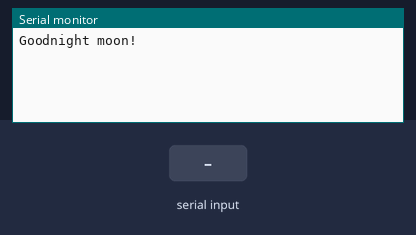
Simulated run of this sketch. Board: Arduino Uno, built with avr-gcc and run on an emulated ATmega328P. Parts: the last lines printed to the serial monitor. The inputs (shaded band) are chosen by the test bench.

Above: at 1.2 s.
1.3 s: "1" received over the second serial link
At 2.0 s:
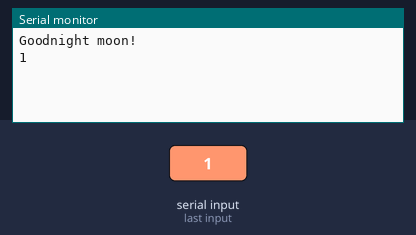
2.8 s: "0" received over the second serial link
At 3.1 s:
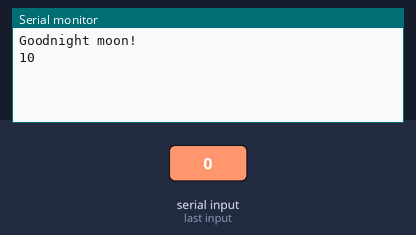

The sketch:

Arduino_Software_Serial.ino
```cpp
#include <SoftwareSerial.h>

SoftwareSerial mySerial(2, 3); // RX, TX

void setup()
{
  // Open serial communications and wait for port to open:
  Serial.begin(115200);
  while (!Serial) {
    ; // wait for serial port to connect. Needed for Native USB only
  }
  Serial.println("Goodnight moon!");

  // set the data rate for the SoftwareSerial port
  mySerial.begin(38400);
  mySerial.println("Hello, world?");
}

void loop() {
  if (mySerial.available()){
    Serial.write(mySerial.read());
  }else if (Serial.available()){
    mySerial.write(Serial.read());
  }
}
```

Measured:
- after the input at 1.3 s, the serial monitor: prints a new line at once (image 1)
- after the input at 2.8 s, the serial monitor: prints a new line at once (image 2)
